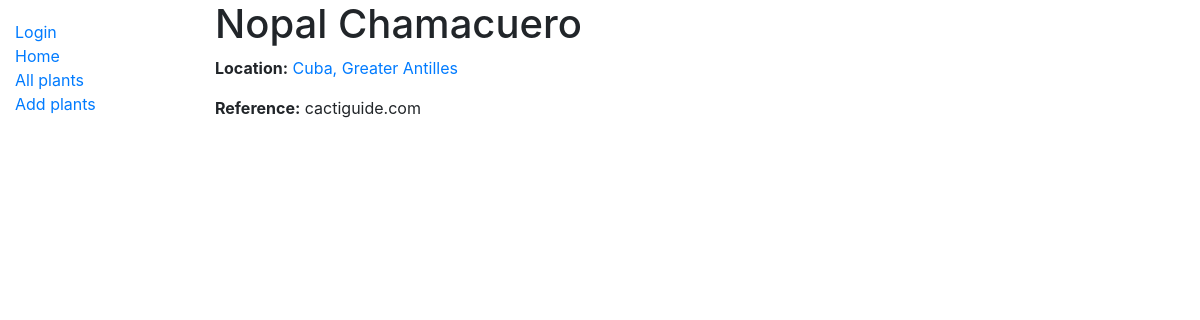
Page /raincheck/plant/8 (signed in) on the committed database.
### raincheck/models.py (models this page shows, shortened)
class Plant(models.Model):
    location = models.ForeignKey(Location, on_delete=models.PROTECT)
    name = models.CharField(max_length=100, unique=True)
    reference = models.CharField(max_length=100)

class Location(models.Model):
    region = models.CharField(max_length=100, unique=True)
    country = models.CharField(max_length=50, null=True, blank=True)
    continent = models.CharField(max_length=20, null=True, blank=True)
    last_rained = models.DateTimeField(null=True, blank=True)
    def __str__(self):
        return ', '.join([self.region, self.country])

### raincheck/views.py (the view)
# urls.py: path('plant/<int:pk>', views.PlantDetailView.as_view(), name="plant-detail"),
class PlantDetailView(generic.DetailView):
    model = Plant

### raincheck/templates/raincheck/plant_detail.html
{% extends "base_generic.html" %}
{% block content %}
  <h1>{{ plant.name }}</h1>
  <p><strong>Location:</strong> <a href="">{{ plant.location }}</a></p>
  <p><strong>Reference:</strong> {{ plant.reference }}</p>
{% endblock %}

### rows in the picture
Plant: name "Nopal Chamacuero", location "Cuba, Greater Antilles", reference "cactiguide.com"
